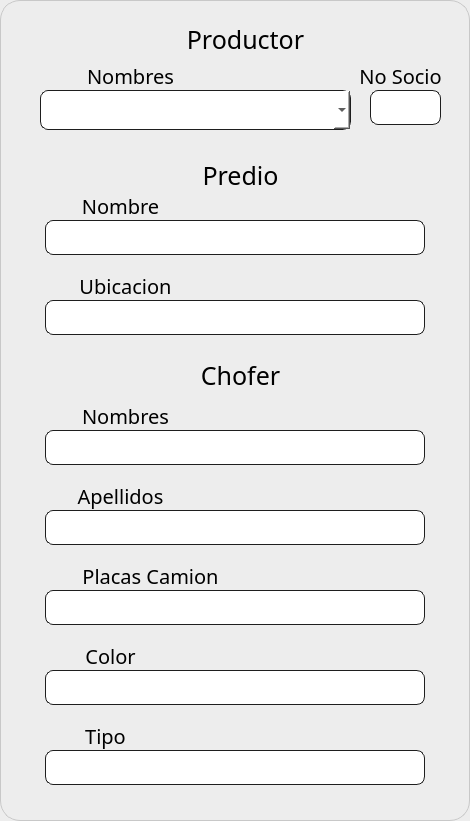
     <widget class="QFrame" name="BOLETAS">
      <property name="geometry">
       <rect>
        <x>110</x>
        <y>110</y>
        <width>470</width>
        <height>821</height>
       </rect>
      </property>
      <property name="styleSheet">
       <string notr="true">font: 16pt &quot;Bahnschrift&quot;;
border-width:1px;
border-color:rgb(200, 200, 200);
background:rgb(237, 237, 237);
border-style:solid;
border-radius:20px;</string>
      </property>
      <property name="frameShape">
       <enum>QFrame::StyledPanel</enum>
      </property>
      <property name="frameShadow">
       <enum>QFrame::Raised</enum>
      </property>
      <widget class="QLabel" name="Predio_Ubicacion">
       <property name="geometry">
        <rect>
         <x>70</x>
         <y>270</y>
         <width>111</width>
         <height>31</height>
        </rect>
       </property>
       <property name="font">
        <font>
         <family>Bahnschrift</family>
         <pointsize>-1</pointsize>
         <weight>50</weight>
         <italic>false</italic>
         <bold>false</bold>
        </font>
       </property>
       <property name="styleSheet">
        <string notr="true">font:20px;
border-radius:0px;
background:transparent;
border-color: rgb(237, 237, 237);</string>
       </property>
       <property name="text">
        <string>Ubicacion</string>
       </property>
       <property name="alignment">
        <set>Qt::AlignCenter</set>
       </property>
      </widget>
      <widget class="QLineEdit" name="Predio_Nombre_edit">
       <property name="geometry">
        <rect>
         <x>45</x>
         <y>220</y>
         <width>380</width>
         <height>35</height>
        </rect>
       </property>
       <property name="font">
        <font>
         <family>Bahnschrift</family>
         <pointsize>-1</pointsize>
         <weight>50</weight>
         <italic>false</italic>
         <bold>false</bold>
        </font>
       </property>
       <property name="styleSheet">
        <string notr="true">font:16px;
border-width:1px;
border-color:rgb(30,30,30);
border-style:solid;
border-radius:8px;
background:white;
</string>
       </property>
      </widget>
      <widget class="QLineEdit" name="Predio_Ubicacion_edit">
       <property name="geometry">
        <rect>
         <x>45</x>
         <y>300</y>
         <width>380</width>
         <height>35</height>
        </rect>
       </property>
       <property name="font">
        <font>
         <family>Bahnschrift</family>
         <pointsize>-1</pointsize>
         <weight>50</weight>
         <italic>false</italic>
         <bold>false</bold>
        </font>
       </property>
       <property name="styleSheet">
        <string notr="true">font:16px;
border-width:1px;
border-color:rgb(30,30,30);
border-style:solid;
border-radius:8px;
background:white;
</string>
       </property>
      </widget>
      <widget class="QLabel" name="Predio">
       <property name="geometry">
        <rect>
         <x>190</x>
         <y>160</y>
         <width>101</width>
         <height>31</height>
        </rect>
       </property>
       <property name="font">
        <font>
         <family>Bahnschrift</family>
         <pointsize>-1</pointsize>
         <weight>50</weight>
         <italic>false</italic>
         <bold>false</bold>
        </font>
       </property>
       <property name="styleSheet">
        <string notr="true">font:25px;
border-radius:0px;
background:transparent;
border-color: rgb(237, 237, 237);</string>
       </property>
       <property name="text">
        <string>Predio</string>
       </property>
       <property name="alignment">
        <set>Qt::AlignCenter</set>
       </property>
      </widget>
      <widget class="QLabel" name="Predio_Nombre">
       <property name="geometry">
        <rect>
         <x>70</x>
         <y>190</y>
         <width>101</width>
         <height>31</height>
        </rect>
       </property>
       <property name="font">
        <font>
         <family>Bahnschrift</family>
         <pointsize>-1</pointsize>
         <weight>50</weight>
         <italic>false</italic>
         <bold>false</bold>
        </font>
       </property>
       <property name="styleSheet">
        <string notr="true">font:20px;
border-radius:0px;
background:transparent;
border-color: rgb(237, 237, 237);</string>
       </property>
       <property name="text">
        <string>Nombre</string>
       </property>
       <property name="alignment">
        <set>Qt::AlignCenter</set>
       </property>
      </widget>
      <widget class="QLabel" name="Productor">
       <property name="geometry">
        <rect>
         <x>170</x>
         <y>24</y>
         <width>151</width>
         <height>31</height>
        </rect>
       </property>
       <property name="font">
        <font>
         <family>Bahnschrift</family>
         <pointsize>-1</pointsize>
         <weight>50</weight>
         <italic>false</italic>
         <bold>false</bold>
        </font>
       </property>
       <property name="styleSheet">
        <string notr="true">font:25px;
border-radius:0px;
background:transparent;
border-color: rgb(237, 237, 237);</string>
       </property>
       <property name="text">
        <string>Productor</string>
       </property>
       <property name="alignment">
        <set>Qt::AlignCenter</set>
       </property>
      </widget>
      <widget class="QLabel" name="SocioNum">
       <property name="geometry">
        <rect>
         <x>350</x>
         <y>60</y>
         <width>101</width>
         <height>31</height>
        </rect>
       </property>
       <property name="font">
        <font>
         <family>Bahnschrift</family>
         <pointsize>-1</pointsize>
         <weight>50</weight>
         <italic>false</italic>
         <bold>false</bold>
        </font>
       </property>
       <property name="styleSheet">
        <string notr="true">font:20px;
border-radius:0px;
background:transparent;
border-color: rgb(237, 237, 237);</string>
       </property>
       <property name="text">
        <string>No Socio</string>
       </property>
       <property name="alignment">
        <set>Qt::AlignCenter</set>
       </property>
      </widget>
      <widget class="QLabel" name="Nombres_Prod">
       <property name="geometry">
        <rect>
         <x>60</x>
         <y>60</y>
         <width>141</width>
         <height>31</height>
        </rect>
       </property>
       <property name="font">
        <font>
         <family>Bahnschrift</family>
         <pointsize>-1</pointsize>
         <weight>50</weight>
         <italic>false</italic>
         <bold>false</bold>
        </font>
       </property>
       <property name="styleSheet">
        <string notr="true">font:20px;
border-radius:0px;
background:transparent;
border-color: rgb(237, 237, 237);</string>
       </property>
       <property name="text">
        <string>Nombres</string>
       </property>
       <property name="alignment">
        <set>Qt::AlignCenter</set>
       </property>
      </widget>
      <widget class="QLineEdit" name="Placas_Camion_edit">
       <property name="geometry">
        <rect>
         <x>45</x>
         <y>590</y>
         <width>380</width>
         <height>35</height>
        </rect>
       </property>
       <property name="styleSheet">
        <string notr="true">font:16px;
border-width:1px;
border-color:rgb(30,30,30);
border-style:solid;
border-radius:8px;
background:white;
</string>
       </property>
      </widget>
      <widget class="QLineEdit" name="Nombres_Chofer_edit">
       <property name="geometry">
        <rect>
         <x>45</x>
         <y>430</y>
         <width>380</width>
         <height>35</height>
        </rect>
       </property>
       <property name="styleSheet">
        <string notr="true">font:16px;
border-width:1px;
border-color:rgb(30,30,30);
border-style:solid;
border-radius:8px;
background:white;
</string>
       </property>
      </widget>
      <widget class="QLabel" name="Apellido1_Chofer">
       <property name="geometry">
        <rect>
         <x>60</x>
         <y>480</y>
         <width>121</width>
         <height>31</height>
        </rect>
       </property>
       <property name="font">
        <font>
         <family>Bahnschrift</family>
         <pointsize>-1</pointsize>
         <weight>50</weight>
         <italic>false</italic>
         <bold>false</bold>
        </font>
       </property>
       <property name="styleSheet">
        <string notr="true">font:20px;
border-radius:0px;
background:transparent;
border-color: rgb(237, 237, 237);</string>
       </property>
       <property name="text">
        <string>Apellidos</string>
       </property>
       <property name="alignment">
        <set>Qt::AlignCenter</set>
       </property>
      </widget>
      <widget class="QLabel" name="Placas_Camion">
       <property name="geometry">
        <rect>
         <x>70</x>
         <y>560</y>
         <width>161</width>
         <height>31</height>
        </rect>
       </property>
       <property name="font">
        <font>
         <family>Bahnschrift</family>
         <pointsize>-1</pointsize>
         <weight>50</weight>
         <italic>false</italic>
         <bold>false</bold>
        </font>
       </property>
       <property name="styleSheet">
        <string notr="true">font:20px;
border-radius:0px;
background:transparent;
border-color: rgb(237, 237, 237);</string>
       </property>
       <property name="text">
        <string>Placas Camion</string>
       </property>
       <property name="alignment">
        <set>Qt::AlignCenter</set>
       </property>
      </widget>
      <widget class="QLineEdit" name="Apellidos_Chofer_edit">
       <property name="geometry">
        <rect>
         <x>45</x>
         <y>510</y>
         <width>380</width>
         <height>35</height>
        </rect>
       </property>
       <property name="styleSheet">
        <string notr="true">font:16px;
border-width:1px;
border-color:rgb(30,30,30);
border-style:solid;
border-radius:8px;
background:white;
</string>
       </property>
      </widget>
      <widget class="QLineEdit" name="Camion_Color_edit">
       <property name="geometry">
        <rect>
         <x>45</x>
         <y>670</y>
         <width>380</width>
         <height>35</height>
        </rect>
       </property>
       <property name="styleSheet">
        <string notr="true">font:16px;
border-width:1px;
border-color:rgb(30,30,30);
border-style:solid;
border-radius:8px;
background:white;
</string>
       </property>
      </widget>
      <widget class="QLabel" name="Camion_Tipo">
       <property name="geometry">
        <rect>
         <x>70</x>
         <y>720</y>
         <width>71</width>
         <height>31</height>
        </rect>
       </property>
       <property name="font">
        <font>
         <family>Bahnschrift</family>
         <pointsize>-1</pointsize>
         <weight>50</weight>
         <italic>false</italic>
         <bold>false</bold>
        </font>
       </property>
       <property name="styleSheet">
        <string notr="true">font:20px;
border-radius:0px;
background:transparent;
border-color: rgb(237, 237, 237);</string>
       </property>
       <property name="text">
        <string>Tipo</string>
       </property>
       <property name="alignment">
        <set>Qt::AlignCenter</set>
       </property>
      </widget>
      <widget class="QLabel" name="Camion_Color">
       <property name="geometry">
        <rect>
         <x>70</x>
         <y>640</y>
         <width>81</width>
         <height>31</height>
        </rect>
       </property>
       <property name="font">
        <font>
         <family>Bahnschrift</family>
         <pointsize>-1</pointsize>
         <weight>50</weight>
         <italic>false</italic>
         <bold>false</bold>
        </font>
       </property>
       <property name="styleSheet">
        <string notr="true">font:20px;
border-radius:0px;
background:transparent;
border-color: rgb(237, 237, 237);</string>
       </property>
       <property name="text">
        <string>Color</string>
       </property>
       <property name="alignment">
        <set>Qt::AlignCenter</set>
       </property>
      </widget>
      <widget class="QLabel" name="Nombres_Chofer">
       <property name="geometry">
        <rect>
         <x>70</x>
         <y>400</y>
         <width>111</width>
         <height>31</height>
        </rect>
       </property>
       <property name="font">
        <font>
         <family>Bahnschrift</family>
         <pointsize>-1</pointsize>
         <weight>50</weight>
         <italic>false</italic>
         <bold>false</bold>
        </font>
       </property>
       <property name="styleSheet">
        <string notr="true">font:20px;
border-radius:0px;
background:transparent;
border-color: rgb(237, 237, 237);</string>
       </property>
       <property name="text">
        <string>Nombres</string>
       </property>
       <property name="alignment">
        <set>Qt::AlignCenter</set>
       </property>
      </widget>
      <widget class="QLineEdit" name="Camion_Tipo_edit">
       <property name="geometry">
        <rect>
         <x>45</x>
         <y>750</y>
         <width>380</width>
         <height>35</height>
        </rect>
       </property>
       <property name="styleSheet">
        <string notr="true">font:16px;
border-width:1px;
border-color:rgb(30,30,30);
border-style:solid;
border-radius:8px;
background:white;
</string>
       </property>
      </widget>
      <widget class="QLabel" name="Predio_2">
       <property name="geometry">
        <rect>
         <x>190</x>
         <y>360</y>
         <width>101</width>
         <height>31</height>
        </rect>
       </property>
       <property name="font">
        <font>
         <family>Bahnschrift</family>
         <pointsize>-1</pointsize>
         <weight>50</weight>
         <italic>false</italic>
         <bold>false</bold>
        </font>
       </property>
       <property name="styleSheet">
        <string notr="true">font:25px;
border-radius:0px;
background:transparent;
border-color: rgb(237, 237, 237);</string>
       </property>
       <property name="text">
        <string>Chofer</string>
       </property>
       <property name="alignment">
        <set>Qt::AlignCenter</set>
       </property>
      </widget>
      <widget class="QLineEdit" name="SocioNum_edit">
       <property name="geometry">
        <rect>
         <x>370</x>
         <y>90</y>
         <width>71</width>
         <height>35</height>
        </rect>
       </property>
       <property name="font">
        <font>
         <family>Bahnschrift</family>
         <pointsize>16</pointsize>
         <weight>50</weight>
         <italic>false</italic>
         <bold>false</bold>
        </font>
       </property>
       <property name="styleSheet">
        <string notr="true">border-width:1px;
border-color:rgb(30,30,30);
border-style:solid;
border-radius:8px;
background:white;
</string>
       </property>
       <property name="readOnly">
        <bool>true</bool>
       </property>
      </widget>
      <widget class="QComboBox" name="Prod_ComboBox">
       <property name="geometry">
        <rect>
         <x>40</x>
         <y>90</y>
         <width>311</width>
         <height>40</height>
        </rect>
       </property>
       <property name="styleSheet">
        <string notr="true">font:16px;
border-width:1px;
border-color:rgb(30,30,30);
border-style:solid;
border-radius:8px;
background:white;
</string>
       </property>
      </widget>
      <zorder>Camion_Tipo</zorder>
      <zorder>Camion_Color</zorder>
      <zorder>Placas_Camion</zorder>
      <zorder>Apellido1_Chofer</zorder>
      <zorder>Nombres_Chofer</zorder>
      <zorder>Predio_Ubicacion</zorder>
      <zorder>Predio_Nombre</zorder>
      <zorder>Nombres_Prod</zorder>
      <zorder>Predio_Nombre_edit</zorder>
      <zorder>Predio_Ubicacion_edit</zorder>
      <zorder>Predio</zorder>
      <zorder>Productor</zorder>
      <zorder>SocioNum</zorder>
      <zorder>Placas_Camion_edit</zorder>
      <zorder>Nombres_Chofer_edit</zorder>
      <zorder>Apellidos_Chofer_edit</zorder>
      <zorder>Camion_Color_edit</zorder>
      <zorder>Camion_Tipo_edit</zorder>
      <zorder>Predio_2</zorder>
      <zorder>SocioNum_edit</zorder>
      <zorder>Prod_ComboBox</zorder>
     </widget>
